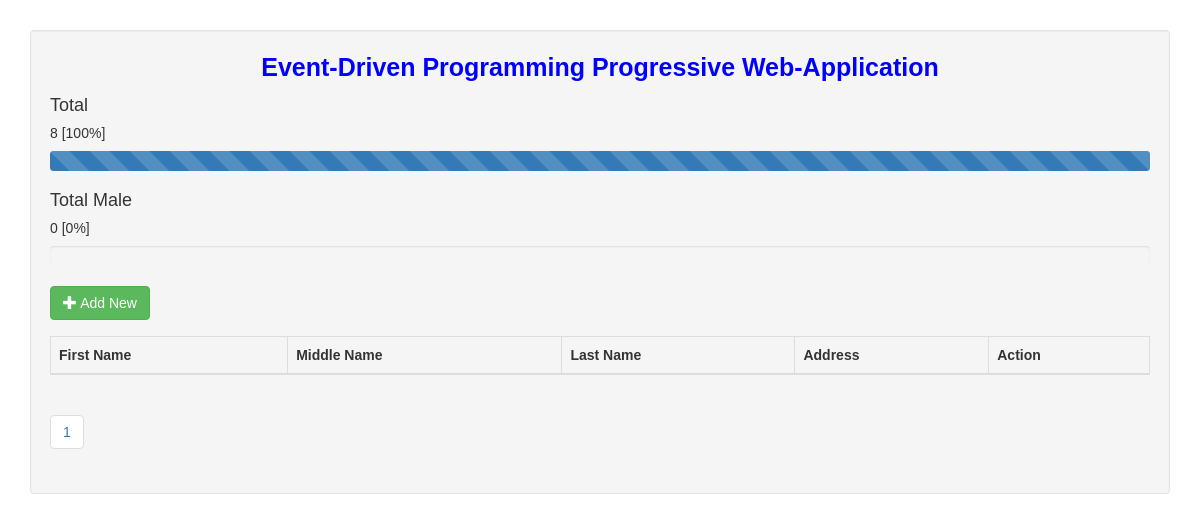
Before: /index.php?page=4 with the older database file.
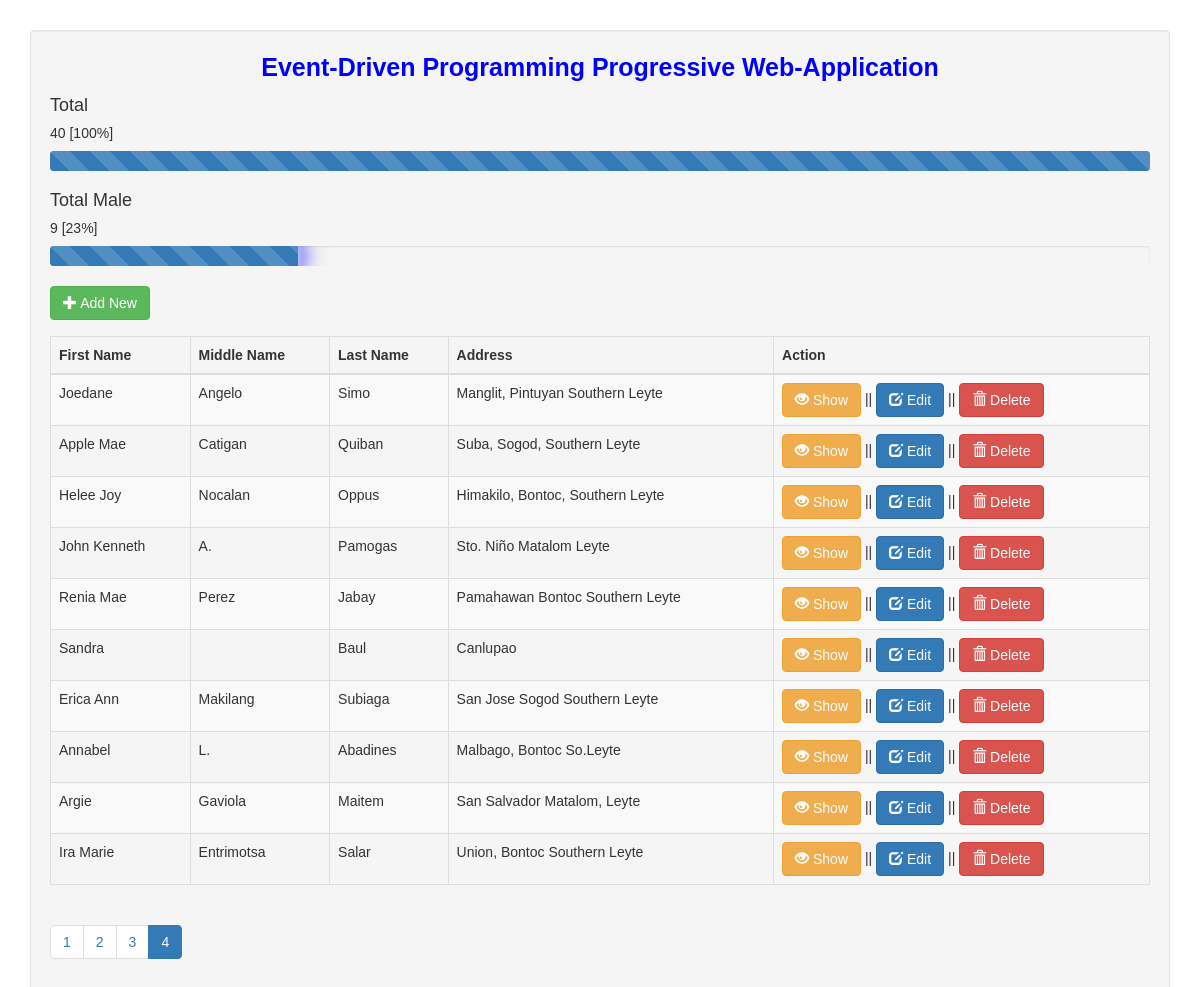
After: the same page with the newer database file.
### tables this page shows
CREATE TABLE `user` (
  `userid` int(11) NOT NULL,
  `firstname` varchar(30) NOT NULL,
  `middlename` varchar(255) NOT NULL,
  `lastname` varchar(30) NOT NULL,
  `birthdate` varchar(255) NOT NULL,
  `age` int(2) NOT NULL,
  `address` varchar(100) NOT NULL,
  `contact_no` bigint(12) NOT NULL,
  `civil_stat` varchar(255) NOT NULL,
  `gender` varchar(12) NOT NULL,
  `education_level` varchar(255) NOT NULL
);

### fetch.php (called while the page is built, shortened)
<?php
include('conn.php');
$total_users_query = mysqli_query($conn, "SELECT COUNT(*) as total_users FROM `user`");
$total_users_data = mysqli_fetch_assoc($total_users_query);
$total_users = $total_users_data['total_users'];
$male_users_query = mysqli_query($conn, "SELECT COUNT(*) as male_users FROM `user` WHERE gender = 'Male'");
$male_users_data = mysqli_fetch_assoc($male_users_query);
$male_users = $male_users_data['male_users'];
?>

### index.php (shortened to what the changed rows need)
<?php
include('fetch.php');
?>
<!DOCTYPE html>
<html lang="en">
<head>
    <link rel="stylesheet" href="https://maxcdn.bootstrapcdn.com/bootstrap/3.3.6/css/bootstrap.min.css" />
    <link rel="stylesheet" href="style.css">
    <link rel="stylesheet" href="https://cdnjs.cloudflare.com/ajax/libs/animate.css/4.1.1/animate.min.css"/>
</head>
<body>
    <div class="container">
        <div class="well" style="margin:auto; padding:auto; width:auto;">
					<div class="card-columns">
						<div class="card">
							<div class="card-body">
								<h5 class="card-title"><?php echo $total_users; ?> [<?php echo round(($total_users / $total_users) * 100) . '%'; ?>]	</h5>
								<div class="progress">
									<div class="progress-bar bg-success progress-bar-striped animated glow rounded-pill" role="progressbar" style="width: <?php echo ($total_users / $total_users) * 100; ?>%" aria-valuenow="<?php echo ($total_users / $total_users) * 100; ?>" aria-valuemin="0" aria-valuemax="100"></div>
								</div>
							</div>
						</div>
						<div class="card">
							<div class="card-body">
								<h5 class="card-title"><?php echo $male_users; ?> [<?php echo round(($male_users / $total_users) * 100) . '%'; ?>]</h5>
								<div class="progress">
									<div class="progress-bar bg-success progress-bar-striped animated glow rounded-pill" role="progressbar" style="width: <?php echo ($male_users / $total_users) * 100; ?>%" aria-valuenow="<?php echo ($male_users / $total_users) * 100; ?>" aria-valuemin="0" aria-valuemax="100"></div>
								</div>
							</div>
						</div>
					</div>
            <table class="table table-striped table-bordered table-hover">
                <thead>
                    <th>First Name</th>
                    <th>Middle Name</th>
                    <th>Last Name</th>
                    <th>Address</th>
                    <th>Action</th>
                </thead>
                <tbody>
                <?php
                    include('conn.php');
                    $limit = 10;
                    $page = isset($_GET['page']) ? $_GET['page'] : 1;
                    $start = ($page - 1) * $limit;
                    $query = mysqli_query($conn, "SELECT * FROM `user` LIMIT $start, $limit");
                    while ($row = mysqli_fetch_array($query)) {
                        ?>
                        <tr>
                            <td><?php echo ucwords($row['firstname']); ?></td>
                            <td><?php echo ucwords($row['middlename']); ?></td>
                            <td><?php echo ucwords($row['lastname']); ?></td>
                            <td><?php echo $row['address']; ?></td>
                            <td>
                                <a href="#show_info<?php echo $row['userid']; ?>" data-toggle="modal" class="btn btn-warning">
                                    <span class="glyphicon glyphicon-eye-open animate__animated animate__rubberBand animate__infinite infinite"></span> Show
                                </a> ||
                                <a href="#edit<?php echo $row['userid']; ?>" data-toggle="modal" class="btn btn-primary animate__animated animate__jackInTheBox btn-edit">
                                    <span class="glyphicon glyphicon-edit animate__animated animate__swing animate__infinite infinite"></span> Edit
                                </a> ||
                                <a href="#del<?php echo $row['userid']; ?>" data-toggle="modal" class="btn btn-danger animate__animated animate__headShake animate__infinite infinite">
                                    <span class="glyphicon glyphicon-trash"></span> Delete
                                </a>
                            </td>
                        </tr>
                        <?php
                    }
                ?>
                </tbody>
            </table>
            <ul class="pagination">
                <?php
                    $result_db = mysqli_query($conn, "SELECT COUNT(userid) FROM user");
                    $row_db = mysqli_fetch_row($result_db);
                    $total_records = $row_db[0];
                    $total_pages = ceil($total_records / $limit);
                    for ($i = 1; $i <= $total_pages; $i++) {
                        $active = ($i == $page) ? "active" : "";
                        echo "<li class='page-item $active'><a class='page-link' href='index.php?page=" . $i . "'>" . $i . "</a></li>";
                    }
                ?>
            </ul>
        </div>
    </div>
</body>
</html>

Changed rows visible on the page:
added user: firstname "Joedane", middlename "Angelo", lastname "Simo", address "Manglit, Pintuyan Southern Leyte"
added user: firstname "Apple Mae", middlename "Catigan", lastname "Quiban", address "Suba, Sogod, Southern Leyte"
added user: firstname "Helee Joy", middlename "Nocalan", lastname "Oppus", address "Himakilo, Bontoc, Southern Leyte"
added user: firstname "John Kenneth", middlename "A.", lastname "Pamogas", address "Sto. Niño Matalom Leyte"
added user: firstname "Renia Mae", middlename "Perez", lastname "Jabay", address "Pamahawan Bontoc Southern Leyte"
added user: firstname "Sandra", lastname "Baul", address "Canlupao"
added user: firstname "Erica Ann", middlename "Makilang", lastname "Subiaga", address "San Jose Sogod Southern Leyte"
added user: firstname "Annabel", middlename "L.", lastname "Abadines", address "Malbago, Bontoc So.Leyte"
added user: firstname "Argie", middlename "Gaviola", lastname "Maitem", address "San Salvador Matalom, Leyte"
added user: firstname "Ira Marie", middlename "Entrimotsa", lastname "Salar", address "Union, Bontoc Southern Leyte"
Other visible differences:
$total_users: "8" → "40"
$male_users: "0" → "9"
text no longer shown: "0"
text now shown: "23"
new list line: "2"
new list line: "3"
new list line: "4"
